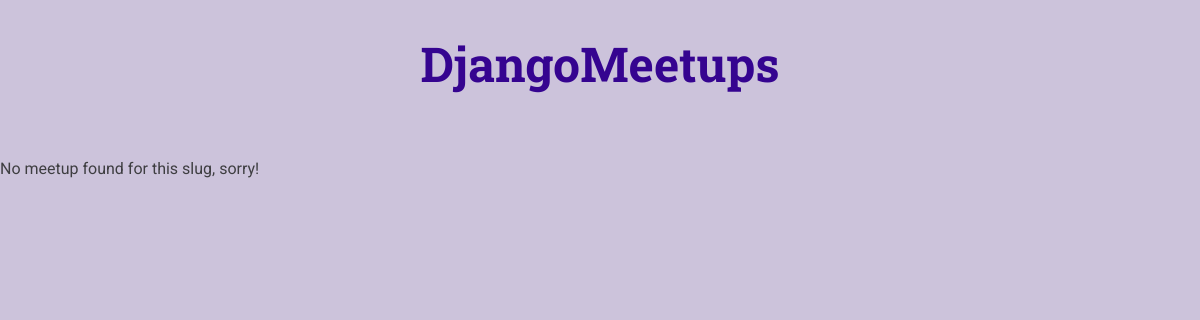
The app's page /meetups/a-first-meetup, older data.
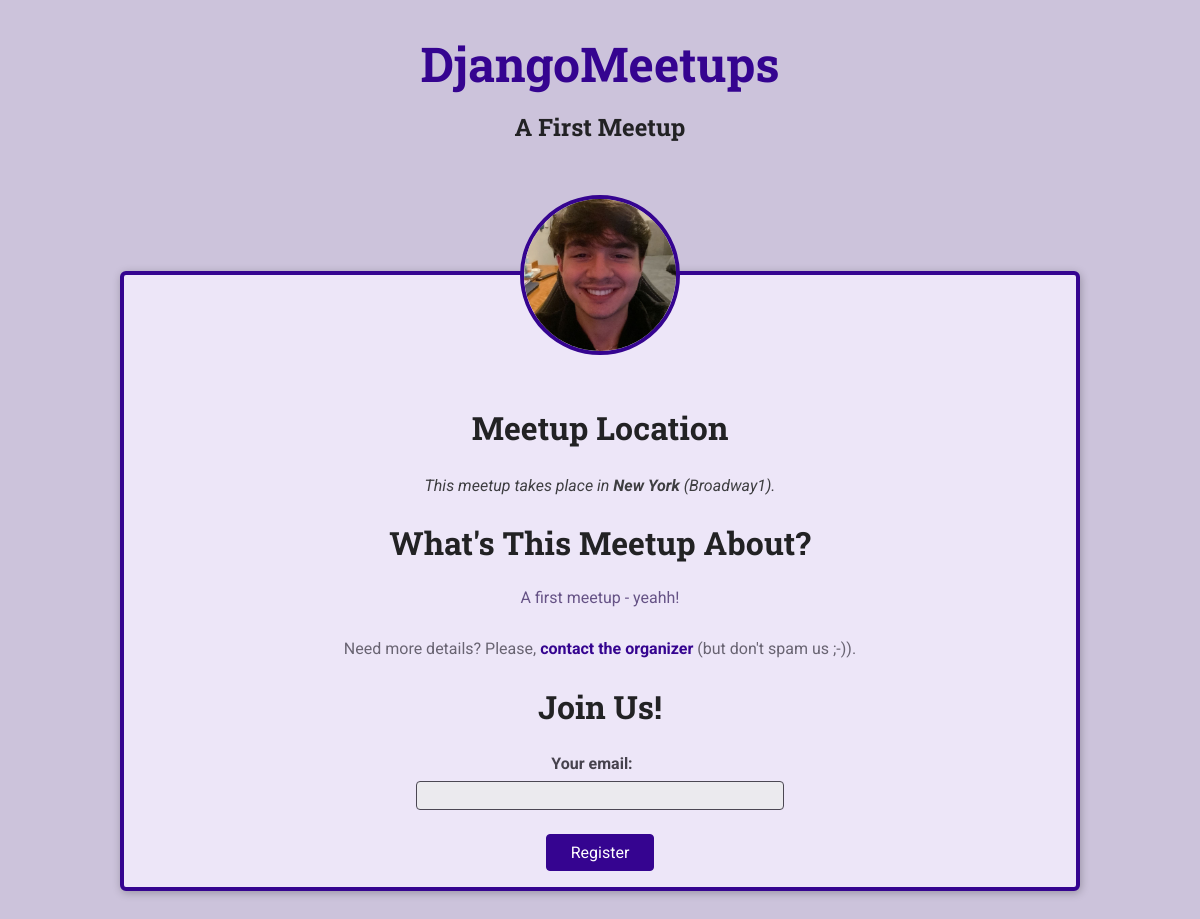
The same page, newer data.
### meetups/models.py (models this page shows, shortened)
class Meetup(models.Model):
    slug = models.SlugField(unique=True)
    title = models.CharField(max_length=200)
    organizer_email = models.EmailField()
    date = models.DateField()
    description = models.TextField()
    image = models.ImageField(upload_to='images')
    location = models.ForeignKey(Location, on_delete=models.CASCADE)
    participants = models.ManyToManyField(Participant, blank=True)

class Location(models.Model):
    name = models.CharField(max_length=200)
    address = models.CharField(max_length=300)

### meetups/views.py (the view, shortened to what this page needs)
# urls.py: path('meetups/<slug:meetup_slug>', views.meetup__details, name='meetup-detail'),
def meetup__details(request, meetup_slug):
    try:
        selected_meetup = Meetup.objects.get(slug=meetup_slug)
        if request.method == 'GET':
            registration_form = RegistrationForm()
        return render(request, 'meetups/meetup-details.html', {
                'meetup_found': True,
                'meetup': selected_meetup,
                'form': registration_form
        })
    except Exception as exception:
        return render(request, 'meetups/meetup-details.html', {
            'meetup_found': False
        })

### meetups/forms.py
class RegistrationForm(forms.Form):
    email = forms.EmailField(label='Your email')

### meetups/templates/meetups/meetup-details.html (shortened to what this page needs)
{% extends 'base.html' %}
{% load static %}
{% block css_files %}
    <link rel="stylesheet" href="{% static 'meetups/styles/meetup-details.css' %}">
{% endblock css_files %}
{% block main_heading %}
    {{ meetup.title }}
{% endblock main_heading %}
{% block content %}
{% if meetup_found %}
    <article>
w        <img id="main-image" src="{{ meetup.image.url }}" alt="{{ meetup.title }}">
        <section id="location">
            <h2>Meetup Location</h2>
            <address>This meetup takes place in <span>{{ meetup.location.name }}</span> ({{ meetup.location.address }}).</address>
        </section>
        <section id="details">
            <h2>What's This Meetup About?</h2>
            <p>{{ meetup.description }}</p>
            <footer>
                <p>Need more details? Please, <a href="mailto:{{ meetup.organizer_email }}">contact the organizer</a> (but don't spam us ;-)).</p>
            </footer>
        </section>
        <section id="registration">
            <h2>Join Us!</h2>
            <form action="{% url 'meetup-detail' meetup.slug %}" method="POST">
                <ul>
                    {{ form.as_ul }}
                </ul>
                <div id="registration-actions">
                    <button>Register</button>
                </div>
            </form>
        </section>
    </article>
{% else %}
<p>No meetup found for this slug, sorry!</p>
{% endif %}
{% endblock content %}

Row changes from the older to the newer data that the page shows:
now on this page (row edited): Meetup: title "A First Meetup", image (picture), location.name "New York", location.address "Broadway1", description "A first meetup - yeahh!"
changed Meetup: organizer_email empty → "test@test.com" (drawn)
Text that changed along with them:
text no longer shown: "No meetup found for this slug, sorry!"
text now shown: "Meetup Location This meetup takes place in ( ). What's This Meetup About? Need more details? Please, contact the organizer (but don't spam us ;-)). Join Us! Your email: Register"
